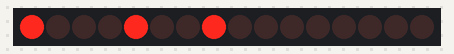
Recording of a sketch running on a simulated Arduino Uno, built with avr-gcc and run on an emulated ATmega328P. On the bench: 16 shift-register outputs drawn as a row of LEDs (first output left, lit = HIGH).

Above: at 0.1 s.
At 60.1 s:
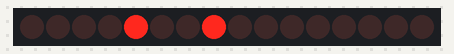
At 120.1 s:
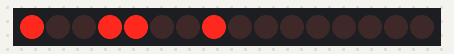
Timing chart, 0 to 121.6 s (numbered marks = the images above):
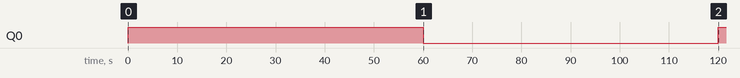

Measured:
- by itself, Q0: LOW → HIGH at 0.00 s, → LOW 60.0 s later, → HIGH 60.0 s later

The sketch:

NixieClock.ino
```cpp
const byte ZERO  = B00000001;
const byte ONE   = B00000000;
const byte TWO   = B00001001;
const byte THREE = B00001000;
const byte FOUR  = B00000111;
const byte FIVE  = B00000110;
const byte SIX   = B00000101;
const byte SEVEN = B00000100;
const byte EIGHT = B00000011;
const byte NINE  = B00000010;

//THIS IS THE TIME THAT THE CLOCK STARTS ON WHEN BOOTING UP
int startHour = 11;
int startMin = 20;

//Pin connected to ST_CP of 74HC595
int latchPin = 5;
//Pin connected to SH_CP of 74HC595
int clockPin = 6;
////Pin connected to DS of 74HC595
int dataPin = 4;

void setup() {
  //set pins to output because they are addressed in the main loop
  //Serial.begin(9600);
  pinMode(latchPin, OUTPUT);
  pinMode(clockPin, OUTPUT);
  pinMode(dataPin, OUTPUT);

  int d1 = (startHour / 10) % 10;
  int d2 = startHour % 10;
  int d3 = (startMin / 10) % 10;
  int d4 = startMin % 10;
  outputNixieTubes(d1, d2, d3, d4);
}

void loop() {
  unsigned long curTime;
  unsigned long lastTime = millis();
  int hour = startHour;
  int minute = startMin;
  while (true) {
    curTime = millis();
    if (curTime-lastTime >= 60000) { //Every second (1000 milliseconds)
      minute++;
      if (minute >= 60) {
        minute = 0;
        hour++;
        if (hour > 12) {
          hour = 1;
        }
      }
      int d1 = (hour / 10) % 10;
      int d2 = hour % 10;
      int d3 = (minute / 10) % 10;
      int d4 = minute % 10;
      outputNixieTubes(d1, d2, d3, d4);
      lastTime = millis();
    }
  }
}


/*Nixies from left to right*/
void outputNixieTubes(int n1, int n2, int n3, int n4) {
  byte nixie1 = correctNumForNixie(n1);
  byte nixie2 = correctNumForNixie(n2);
  byte nixie3 = correctNumForNixie(n3);
  byte nixie4 = correctNumForNixie(n4);
  //ground latchPin and hold low for as long as you are transmitting
  digitalWrite(latchPin, LOW);
  shiftOut(dataPin, clockPin, MSBFIRST, (nixie1<<4)|nixie2);
  shiftOut(dataPin, clockPin, MSBFIRST, (nixie3<<4)|nixie4);
  //return the latch pin high to signal chip that it
  //no longer needs to listen for information
  digitalWrite(latchPin, HIGH);
}

/*Converts an integer into the corresponding byte sequence for IN-14 Nixie tubes*/
byte correctNumForNixie(int num) {
  if (num==0) {
    return ZERO;
  }
  else if (num==1){
    return ONE;
  }
  else if (num==2) {
    return TWO;
  }
  else if (num==3) {
    return THREE;
  }
  else if (num==4) {
    return FOUR;
  }
  else if (num==5) {
    return FIVE;
  }
  else if (num==6) {
    return SIX;
  }
  else if (num==7) {
    return SEVEN;
  }
  else if (num==8) {
    return EIGHT;
  }
  else if (num==9) {
    return NINE;
  }
}
```
